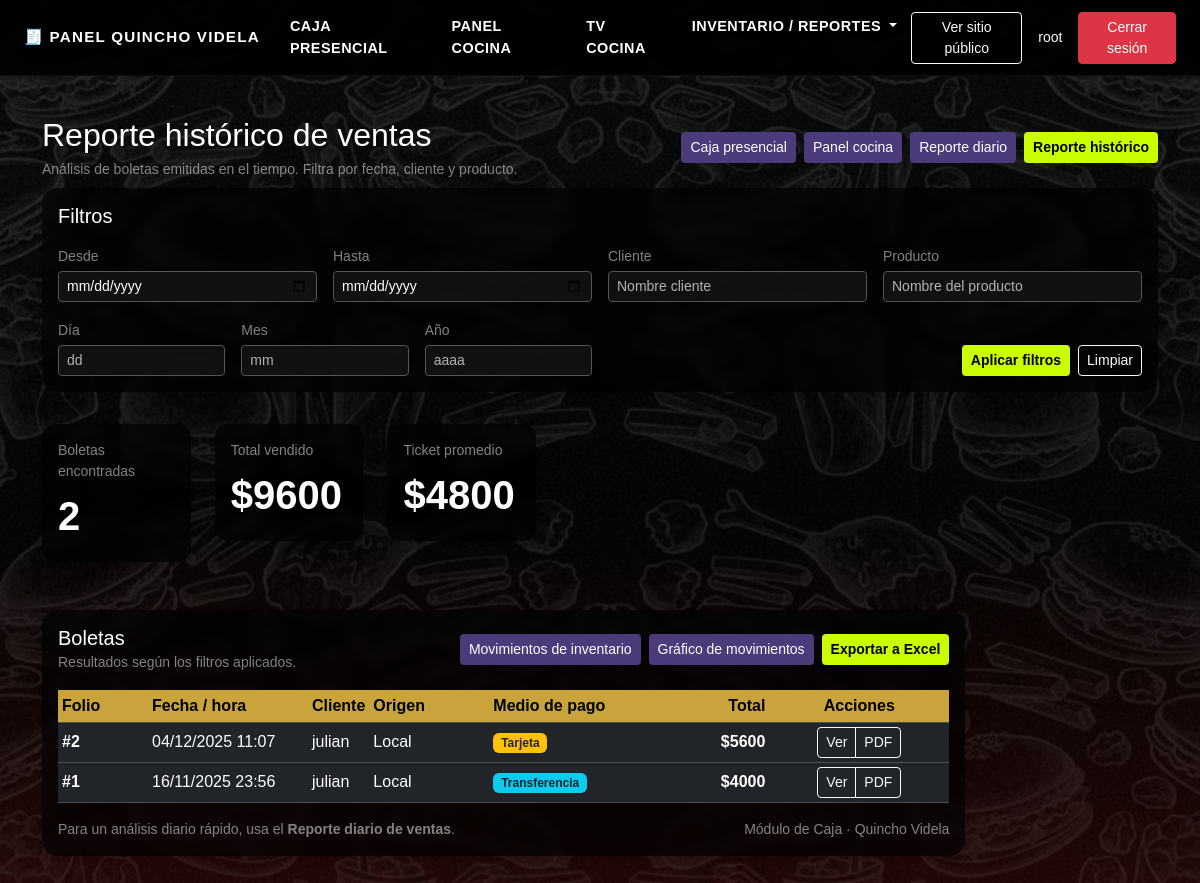
The page /caja/reportes/ventas/ (signed in) on the database its author committed.
### caja/models.py (models this page shows, shortened)
class Pedido(models.Model):
    ORIGEN_CHOICES = [
        ("web", "Web"),
        ("local", "Local"),
    ]
    ESTADO_CHOICES = [
        ("pendiente", "Pendiente"),
        ("en_cocina", "En cocina"),
        ("listo", "Listo"),
        ("entregado", "Entregado"),
        ("cancelado", "Cancelado"),
    ]
    FORMA_PAGO_CHOICES = [
        ("efectivo", "Efectivo"),
        ("transferencia", "Transferencia"),
        ("tarjeta", "Tarjetas"),
    ]
    TIPO_ENTREGA_CHOICES = [
        ("retiro", "Retiro"),
        ("reparto", "Reparto"),
    ]
    origen = models.CharField(max_length=10, choices=ORIGEN_CHOICES)
    canal = models.CharField(
        max_length=20,
        default="mostrador",
        help_text="mostrador, web, delivery, etc.",
    )
    estado = models.CharField(
        max_length=20,
        choices=ESTADO_CHOICES,
        default="pendiente",
    )
    nombre_cliente = models.CharField(max_length=150, blank=True, null=True)
    telefono = models.CharField(max_length=50, blank=True, null=True)
    direccion = models.CharField(max_length=255, blank=True, null=True)
    forma_pago = models.CharField(
        max_length=20,
        choices=FORMA_PAGO_CHOICES,
        blank=True,
        null=True,
    )
    tipo_entrega = models.CharField(
        max_length=20,
        choices=TIPO_ENTREGA_CHOICES,
        blank=True,
        null=True,
    )
    total_manual = models.DecimalField(
        max_digits=10,
        decimal_places=2,
        default=0,
        help_text="Total escrito en caja (opcional).",
    )
    visible_en_cocina = models.BooleanField(
        default=True,
        help_text="Solo los pedidos visibles aparecerán en la pantalla de cocina.",
    )
    creado_en = models.DateTimeField(auto_now_add=True)
    actualizado_en = models.DateTimeField(auto_now=True)
    nota = models.TextField(blank=True)
    class Meta:
        ordering = ["-creado_en"]
    @property
    def total(self) -> Decimal:
        agg = self.detalles.aggregate(total=models.Sum("subtotal"))
        if agg["total"]:
            return agg["total"]
        return self.total_manual or Decimal("0")

class Boleta(models.Model):
    pedido = models.OneToOneField(
        Pedido,
        on_delete=models.CASCADE,
        related_name="boleta",
    )
    folio = models.IntegerField(unique=True)
    monto_total = models.DecimalField(max_digits=10, decimal_places=2)
    metodo_pago = models.CharField(max_length=30, default="efectivo")
    fecha_emision = models.DateTimeField(default=timezone.now)
    class Meta:
        ordering = ["-fecha_emision"]

### caja/views.py (the view)
@login_required
def reporte_ventas(request):
    qs = Pedido.objects.select_related("boleta").filter(boleta__isnull=False)
    f_desde = request.GET.get("desde") or ""
    f_hasta = request.GET.get("hasta") or ""
    f_cliente = request.GET.get("cliente") or ""
    f_producto = request.GET.get("producto") or ""
    f_dia = request.GET.get("dia") or ""
    f_mes = request.GET.get("mes") or ""
    f_anio = request.GET.get("anio") or ""
    if f_desde:
        qs = qs.filter(boleta__fecha_emision__date__gte=f_desde)
    if f_hasta:
        qs = qs.filter(boleta__fecha_emision__date__lte=f_hasta)
    if f_dia:
        qs = qs.filter(boleta__fecha_emision__day=f_dia)
    if f_mes:
        qs = qs.filter(boleta__fecha_emision__month=f_mes)
    if f_anio:
        qs = qs.filter(boleta__fecha_emision__year=f_anio)
    if f_cliente:
        qs = qs.filter(nombre_cliente__icontains=f_cliente)
    if f_producto:
        qs = qs.filter(detalles__nombre_producto__icontains=f_producto).distinct()
    qs = qs.order_by("-boleta__fecha_emision")
    total_boletas = qs.count()
    total_general = (
        qs.aggregate(suma=Sum("boleta__monto_total"))["suma"] or Decimal("0")
    )
    ticket_promedio = (
        (total_general / total_boletas) if total_boletas > 0 else Decimal("0")
    )
    contexto = {
        "pedidos": qs,
        "total_boletas": total_boletas,
        "total_general": total_general,
        "ticket_promedio": ticket_promedio,
        "f_desde": f_desde,
        "f_hasta": f_hasta,
        "f_cliente": f_cliente,
        "f_producto": f_producto,
        "f_dia": f_dia,
        "f_mes": f_mes,
        "f_anio": f_anio,
    }
    return render(request, "caja/reporte.html", contexto)

### caja/templates/caja/reporte.html
{% extends "base.html" %}
{% block content %}
<div class="container mt-4 mb-5">
  <div class="d-flex justify-content-between align-items-center mb-3 flex-wrap gap-2">
    <div>
      <h2 class="text-white mb-1">Reporte histórico de ventas</h2>
      <p class="text-white-50 mb-0 small">
        Análisis de boletas emitidas en el tiempo. Filtra por fecha, cliente y producto.
      </p>
    </div>
    <div class="d-flex flex-wrap gap-2">
  <a href="{% url 'caja:caja_panel' %}"
     class="btn btn-sm"
     style="background:#4b3b7a;color:#fff;">
    Caja presencial
  </a>
  <a href="{% url 'caja:cocina_panel' %}"
     class="btn btn-sm"
     style="background:#4b3b7a;color:#fff;">
    Panel cocina
  </a>
  <a href="{% url 'caja:inventario_panel' %}"
     class="btn btn-sm"
     style="background:#4b3b7a;color:#fff;">
    Reporte diario
  </a>
  <a href="{% url 'caja:reporte_ventas' %}"
     class="btn btn-sm"
     style="background:#c9ff00;color:#000;font-weight:600;">
    Reporte histórico
  </a>
</div>
  <div class="card border-0 shadow-sm mb-4"
       style="background:rgba(0,0,0,0.9);border-radius:16px;">
    <div class="card-body text-white">
      <h5 class="mb-3">Filtros</h5>
      <form method="get" class="row g-3">
        <div class="col-md-3">
          <label class="form-label small text-white-50 mb-1">Desde</label>
          <input type="date"
                 name="desde"
                 value="{{ f_desde }}"
                 class="form-control form-control-sm bg-dark text-white border-secondary">
        </div>
        <div class="col-md-3">
          <label class="form-label small text-white-50 mb-1">Hasta</label>
          <input type="date"
                 name="hasta"
                 value="{{ f_hasta }}"
                 class="form-control form-control-sm bg-dark text-white border-secondary">
        </div>
        <div class="col-md-3">
          <label class="form-label small text-white-50 mb-1">Cliente</label>
          <input type="text"
                 name="cliente"
                 value="{{ f_cliente }}"
                 placeholder="Nombre cliente"
                 class="form-control form-control-sm bg-dark text-white border-secondary">
        </div>
        <div class="col-md-3">
          <label class="form-label small text-white-50 mb-1">Producto</label>
          <input type="text"
                 name="producto"
                 value="{{ f_producto }}"
                 placeholder="Nombre del producto"
                 class="form-control form-control-sm bg-dark text-white border-secondary">
        </div>
        <div class="col-md-2">
          <label class="form-label small text-white-50 mb-1">Día</label>
          <input type="number"
                 name="dia"
                 min="1" max="31"
                 value="{{ f_dia }}"
                 placeholder="dd"
                 class="form-control form-control-sm bg-dark text-white border-secondary">
        </div>
        <div class="col-md-2">
          <label class="form-label small text-white-50 mb-1">Mes</label>
          <input type="number"
                 name="mes"
                 min="1" max="12"
                 value="{{ f_mes }}"
                 placeholder="mm"
                 class="form-control form-control-sm bg-dark text-white border-secondary">
        </div>
        <div class="col-md-2">
          <label class="form-label small text-white-50 mb-1">Año</label>
          <input type="number"
                 name="anio"
                 min="2000" max="2100"
                 value="{{ f_anio }}"
                 placeholder="aaaa"
                 class="form-control form-control-sm bg-dark text-white border-secondary">
        </div>
        <div class="col-md-6 d-flex align-items-end justify-content-end gap-2">
          <button type="submit"
                  class="btn btn-sm"
                  style="background:#c9ff00;color:#000;font-weight:600;">
            Aplicar filtros
          </button>
          <a href="{% url 'caja:reporte_ventas' %}"
   class="btn btn-sm btn-outline-light">
  Limpiar
</a>
        </div>
      </form>
    </div>
  </div>
  <div class="row mb-4">
    <div class="col-md-4 mb-3">
      <div class="card border-0 shadow-sm"
           style="background:rgba(0,0,0,0.85);border-radius:14px;">
        <div class="card-body text-white">
          <div class="small text-white-50 mb-1">Boletas encontradas</div>
          <div class="fs-1 fw-semibold">{{ total_boletas }}</div>
        </div>
      </div>
    </div>
    <div class="col-md-4 mb-3">
      <div class="card border-0 shadow-sm"
           style="background:rgba(0,0,0,0.85);border-radius:14px;">
        <div class="card-body text-white">
          <div class="small text-white-50 mb-1">Total vendido</div>
          <div class="fs-1 fw-semibold">
            ${{ total_general|floatformat:0 }}
          </div>
        </div>
      </div>
    </div>
    <div class="col-md-4 mb-3">
      <div class="card border-0 shadow-sm"
           style="background:rgba(0,0,0,0.85);border-radius:14px;">
        <div class="card-body text-white">
          <div class="small text-white-50 mb-1">Ticket promedio</div>
          <div class="fs-1 fw-semibold">
            ${{ ticket_promedio|floatformat:0 }}
          </div>
        </div>
      </div>
    </div>
  </div>
  <div class="card border-0 shadow-sm"
       style="background:rgba(0,0,0,0.9);border-radius:16px;">
    <div class="card-body text-white">
      <div class="d-flex justify-content-between align-items-center mb-3 flex-wrap gap-2">
        <div>
          <h5 class="mb-0">Boletas</h5>
          <span class="small text-white-50">
            Resultados según los filtros aplicados.
          </span>
        </div>
        <div class="d-flex flex-wrap gap-2">
         <a href="{% url 'caja:inventario_movimiento' %}"
   class="btn btn-sm"
   style="background:#4b3b7a;color:#fff;">
  Movimientos de inventario
</a>
<a href="{% url 'caja:reporte_movimientos' %}"
   class="btn btn-sm"
   style="background:#4b3b7a;color:#fff;">
  Gráfico de movimientos
</a>
          <button type="button"
                  class="btn btn-sm"
                  style="background:#c9ff00;color:#000;font-weight:600;">
            Exportar a Excel
          </button>
        </div>
      </div>
      <div class="table-responsive">
        <table class="table table-sm table-dark table-hover align-middle mb-0">
          <thead class="align-middle" style="background:rgba(255,255,255,0.04);">
            <tr>
              <th style="width:90px;">Folio</th>
              <th style="width:160px;">Fecha / hora</th>
              <th>Cliente</th>
              <th style="width:120px;">Origen</th>
              <th style="width:140px;">Medio de pago</th>
              <th class="text-end" style="width:140px;">Total</th>
              <th class="text-center" style="width:180px;">Acciones</th>
            </tr>
          </thead>
          <tbody>
            {% for p in pedidos %}
              <tr>
                <td class="fw-semibold">
  {% if p.boleta %}
    #{{ p.boleta.folio }}
  {% else %}
    -
  {% endif %}
</td>
                <td class="text-white-50">
                  {{ p.creado_en|date:"d/m/Y H:i" }}
                </td>
                <td>
                  {{ p.nombre_cliente|default:"(Sin nombre)" }}
                </td>
                <td>
                  {{ p.get_origen_display }}
                </td>
                <td>
                  {% if p.forma_pago == "efectivo" %}
                    <span class="badge bg-success">Efectivo</span>
                  {% elif p.forma_pago == "transferencia" %}
                    <span class="badge bg-info text-dark">Transferencia</span>
                  {% elif p.forma_pago == "tarjeta" %}
                    <span class="badge bg-warning text-dark">Tarjeta</span>
                  {% else %}
                    <span class="badge bg-secondary">No definido</span>
                  {% endif %}
                </td>
                <td class="text-end fw-semibold">
                  ${{ p.total|floatformat:0 }}
                </td>
                <td class="text-center">
                  <div class="btn-group btn-group-sm" role="group">
                    <a href="{% url 'caja:caja_ver_boleta' p.id %}"
   class="btn btn-outline-light">
  Ver
</a>
<a href="{% url 'caja:boleta_pdf' p.id %}"
   class="btn btn-outline-light">
  PDF
</a>
                  </div>
                </td>
              </tr>
            {% empty %}
              <tr>
                <td colspan="7" class="text-center text-white-50 py-4">
                  No se encontraron ventas con los filtros seleccionados.
                </td>
              </tr>
            {% endfor %}
          </tbody>
        </table>
      </div>
      <div class="mt-3 d-flex justify-content-between flex-wrap gap-2">
        <small class="text-white-50">
          Para un análisis diario rápido, usa el <strong>Reporte diario de ventas</strong>.
        </small>
        <small class="text-white-50">
          Módulo de Caja · Quincho Videla
        </small>
      </div>
    </div>
  </div>
</div>
{% endblock %}

### caja/templates/base.html (shortened to what this page needs)
{% load static %}
<!DOCTYPE html>
<html lang="es">
<head>
    <link
        href="https://cdn.jsdelivr.net/npm/bootstrap@5.3.3/dist/css/bootstrap.min.css"
        rel="stylesheet"
    >
    <link rel="stylesheet" href="{% static 'estilo.css' %}">
</head>
<body>
<nav class="navbar navbar-expand-lg navbar-dark navbar-videla-interna sticky-top">
    <div class="container-fluid px-3 px-md-4">
        <a class="navbar-brand d-flex align-items-center gap-2" href="{% url 'caja:caja_panel' %}">
            <span>🧾 Panel Quincho Videla</span>
        </a>
        <div class="collapse navbar-collapse" id="navbarCaja">
            <ul class="navbar-nav me-auto mb-2 mb-lg-0">
                <li class="nav-item">
                    <a class="nav-link" href="{% url 'caja:caja_panel' %}">Caja presencial</a>
                </li>
                <li class="nav-item">
                    <a class="nav-link" href="{% url 'caja:cocina_panel' %}">Panel cocina</a>
                </li>
                <li class="nav-item">
                    <a class="nav-link" href="{% url 'caja:cocina_tv' %}">TV cocina</a>
                </li>
                <li class="nav-item dropdown">
                    <a class="nav-link dropdown-toggle" href="#" role="button"
                       data-bs-toggle="dropdown" aria-expanded="false">
                        Inventario / Reportes
                    </a>
                </li>
            </ul>
            <div class="d-flex align-items-center gap-3">
                <a href="{% url 'index' %}"
                   class="btn btn-sm btn-outline-light">
                    Ver sitio público
                </a>
                {% if user.is_authenticated %}
                    <span class="text-light small d-none d-md-inline">
                        {{ user.username }}
                    </span>
                    <a href="{% url 'logout' %}" class="btn btn-sm btn-danger">
                        Cerrar sesión
                    </a>
                {% else %}
                    <a href="{% url 'login' %}" class="btn btn-sm btn-outline-light">
                        Iniciar sesión
                    </a>
                {% endif %}
            </div>
        </div>
    </div>
</nav>
<main class="panel-wrapper container-fluid px-3 px-md-4">
    {% block content %}{% endblock %}
</main>
</body>
</html>

### rows shown on the page
Pedido: boleta.folio "2", creado_en "04/12/2025 11:07", nombre_cliente "julian", origen "Local", forma_pago "Tarjeta", total "5600"
Pedido: boleta.folio "1", creado_en "16/11/2025 23:56", nombre_cliente "julian", origen "Local", forma_pago "Transferencia", total "4000"

### other values the page prints
{{ user.username }} "root"
{{ total_boletas }} "2"
{{ total_general|floatformat:0 }} "9600"
{{ ticket_promedio|floatformat:0 }} "4800"
